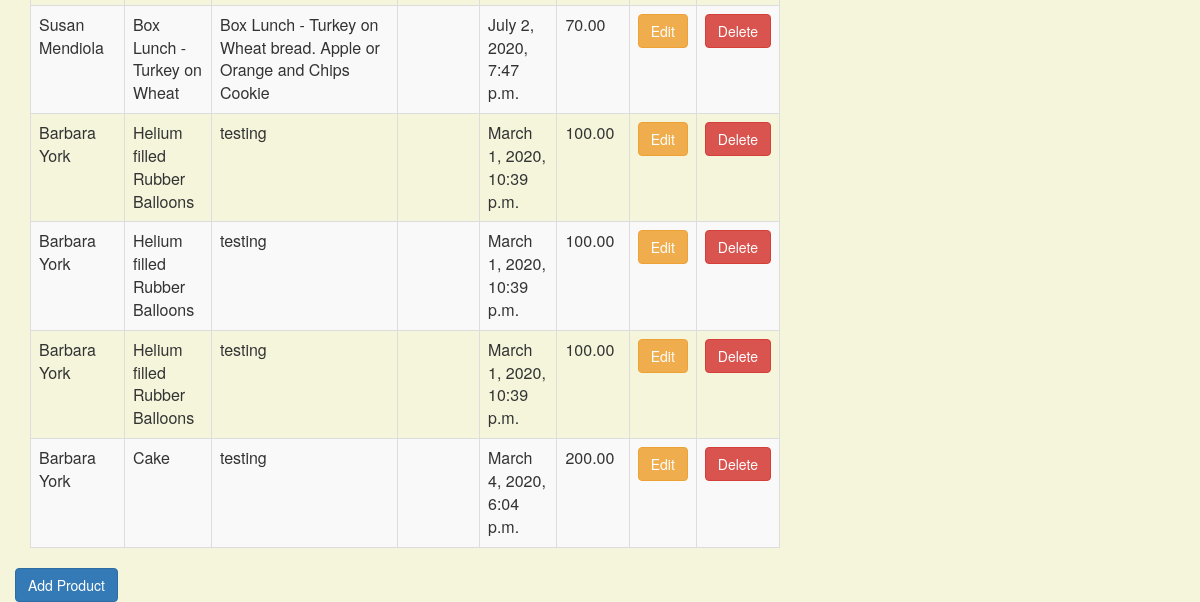
Before: /product_list (signed in, lower part) with the older database file.
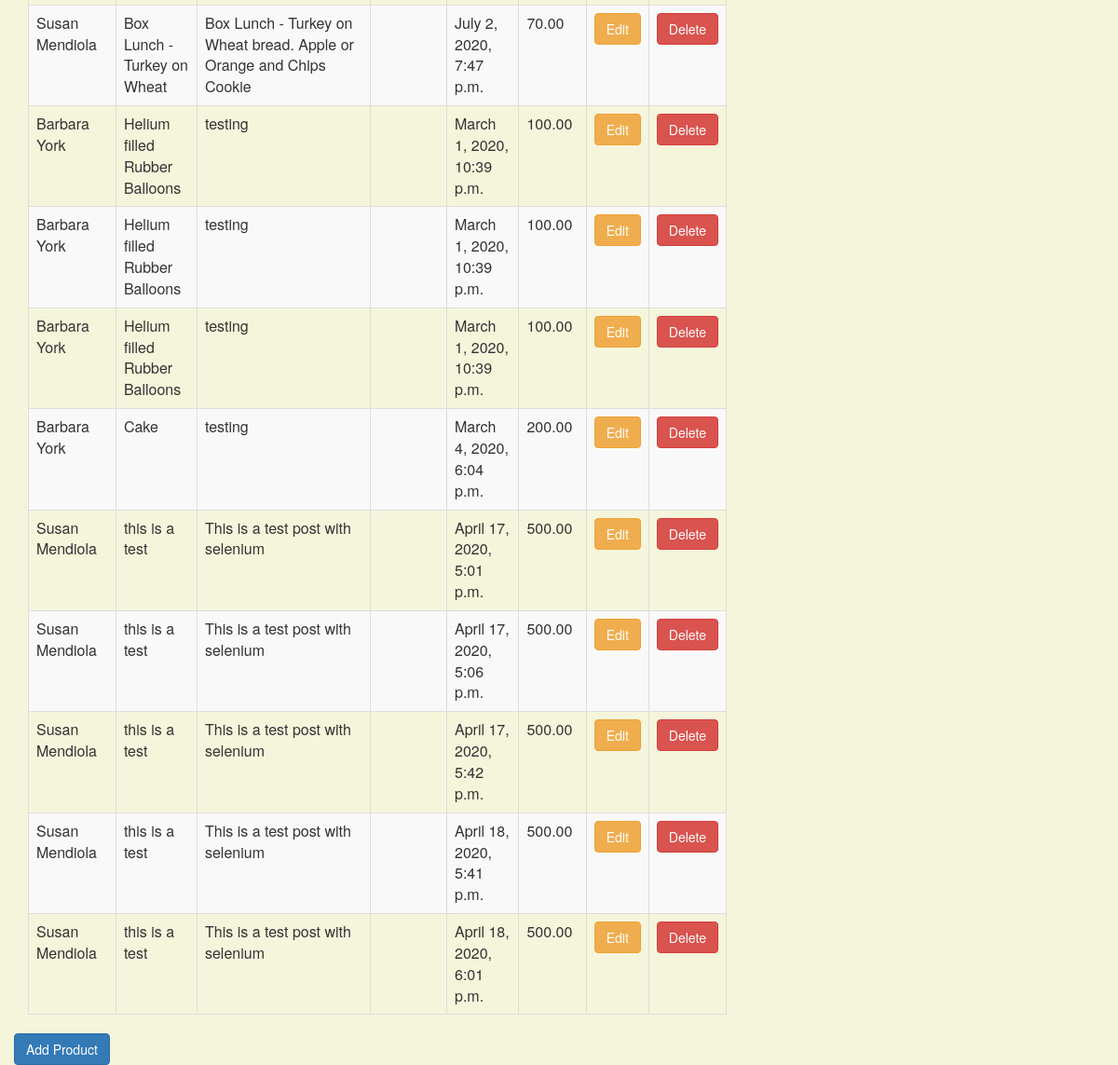
After: the same page with the newer database file.
### crm/models.py (models this page shows, shortened)
class Product(models.Model):
    cust_name = models.ForeignKey(Customer, on_delete=models.CASCADE, related_name='products')
    product = models.CharField(max_length=100)
    p_description = models.TextField()
    quantity = models.IntegerField()
    pickup_time = models.DateTimeField(
        default=timezone.now)
    charge = models.DecimalField(max_digits=10, decimal_places=2)
    created_date = models.DateTimeField(
        default=timezone.now)
    updated_date = models.DateTimeField(auto_now_add=True)

class Customer(models.Model):
    cust_name = models.CharField(max_length=50)
    organization = models.CharField(max_length=100, blank=True)
    role = models.CharField(max_length=100)
    email = models.EmailField(max_length=100)
    bldgroom = models.CharField(max_length=100)
    address = models.CharField(max_length=200)
    account_number = models.IntegerField(blank=False, null=False)
    city = models.CharField(max_length=50)
    state = models.CharField(max_length=50)
    zipcode = models.CharField(max_length=10)
    phone_number = models.CharField(max_length=50)
    created_date = models.DateTimeField(
        default=timezone.now)
    updated_date = models.DateTimeField(auto_now_add=True)
    def __str__(self):
        return str(self.cust_name)

### crm/views.py (the view)
# urls.py: path('product_list', views.product_list, name='product_list'),
@login_required
def product_list(request):
    product = Product.objects.filter(created_date__lte=timezone.now())
    return render(request, 'crm/product_list.html',
                  {'products': product})

### crm/templates/crm/product_list.html (shortened to what this page needs)
{% extends 'crm/base.html' %}
{% block content %}
    <html>
    <head>
        <link rel="stylesheet" href="https://maxcdn.bootstrapcdn.com/bootstrap/3.3.4/css/bootstrap.min.css">
    </head>
    <body>
    <div>
        <table class="table table-striped table-bordered table-hover">
            <tbody>
            {% for product in products %}
                <tr>
                    <td>{{ product.cust_name }}</td>
                    <td>{{ product.product}}</td>
                     <td>{{ product.p_description }}</td>
                    <td>{{ product.location }}</td>
                    <td>{{ product.pickup_time }}</td>
                    <td>{{ product.charge }}</td>
                    <td><a href="{% url 'crm:product_edit' pk=product.pk %}"
                           class="btn btn-warning">Edit</a></td>
                    <td><a href="{% url 'crm:product_delete' pk=product.pk %}"
                           onclick="return confirm('Are you sure you want to delete?')"
                           class="btn btn-danger">Delete</a>
                    </td>
                </tr>
            {% endfor %}
            </tbody>
        </table>
     <div class="row">
         <a href="{% url 'crm:product_new' %}" class="row"><span
                    class="btn btn-primary">Add Product</span></a>
        </div>
    </div>
    </body>
    </html>
{% endblock %}

Changed rows visible on the page:
added Product: cust_name "Susan Mendiola", product "this is a test", p_description "This is a test post with selenium", pickup_time "April 17, 2020, 5:01 p.m.", charge "500.00"
added Product: cust_name "Susan Mendiola", product "this is a test", p_description "This is a test post with selenium", pickup_time "April 17, 2020, 5:06 p.m.", charge "500.00"
added Product: cust_name "Susan Mendiola", product "this is a test", p_description "This is a test post with selenium", pickup_time "April 17, 2020, 5:42 p.m.", charge "500.00"
added Product: cust_name "Susan Mendiola", product "this is a test", p_description "This is a test post with selenium", pickup_time "April 18, 2020, 5:41 p.m.", charge "500.00"
added Product: cust_name "Susan Mendiola", product "this is a test", p_description "This is a test post with selenium", pickup_time "April 18, 2020, 6:01 p.m.", charge "500.00"
